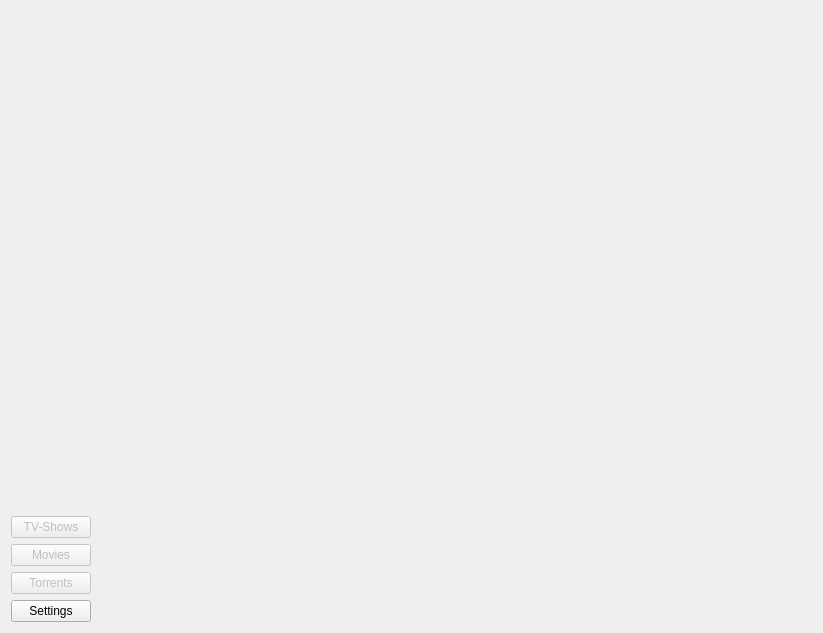
<?xml version="1.0" encoding="UTF-8"?>
<ui version="4.0">
 <class>MainPage</class>
 <widget class="QWidget" name="MainPage">
  <property name="geometry">
   <rect>
    <x>0</x>
    <y>0</y>
    <width>823</width>
    <height>633</height>
   </rect>
  </property>
  <property name="windowTitle">
   <string>Form</string>
  </property>
  <property name="styleSheet">
   <string notr="true"/>
  </property>
  <layout class="QHBoxLayout" name="horizontalLayout">
   <item>
    <layout class="QVBoxLayout" name="verticalLayout">
     <item>
      <spacer name="verticalSpacer">
       <property name="orientation">
        <enum>Qt::Vertical</enum>
       </property>
       <property name="sizeHint" stdset="0">
        <size>
         <width>20</width>
         <height>40</height>
        </size>
       </property>
      </spacer>
     </item>
     <item>
      <widget class="QPushButton" name="pushButton_2">
       <property name="enabled">
        <bool>false</bool>
       </property>
       <property name="text">
        <string>TV-Shows</string>
       </property>
      </widget>
     </item>
     <item>
      <widget class="QPushButton" name="pushButton_3">
       <property name="enabled">
        <bool>false</bool>
       </property>
       <property name="text">
        <string>Movies</string>
       </property>
      </widget>
     </item>
     <item>
      <widget class="QPushButton" name="pushButton">
       <property name="enabled">
        <bool>false</bool>
       </property>
       <property name="text">
        <string>Torrents</string>
       </property>
      </widget>
     </item>
     <item>
      <widget class="QPushButton" name="settingsButton">
       <property name="text">
        <string>Settings</string>
       </property>
      </widget>
     </item>
    </layout>
   </item>
   <item>
    <layout class="QVBoxLayout" name="verticalLayout_2">
     <item>
      <widget class="TvShowListWidget" name="currentlyAiringShows" native="true"/>
     </item>
     <item>
      <widget class="TvShowListWidget" name="allShows" native="true"/>
     </item>
     <item>
      <spacer name="horizontalSpacer">
       <property name="orientation">
        <enum>Qt::Horizontal</enum>
       </property>
       <property name="sizeHint" stdset="0">
        <size>
         <width>40</width>
         <height>20</height>
        </size>
       </property>
      </spacer>
     </item>
     <item>
      <widget class="QLabel" name="message">
       <property name="sizePolicy">
        <sizepolicy hsizetype="Preferred" vsizetype="Fixed">
         <horstretch>0</horstretch>
         <verstretch>0</verstretch>
        </sizepolicy>
       </property>
       <property name="text">
        <string/>
       </property>
       <property name="margin">
        <number>0</number>
       </property>
       <property name="indent">
        <number>9</number>
       </property>
      </widget>
     </item>
    </layout>
   </item>
  </layout>
 </widget>
 <customwidgets>
  <customwidget>
   <class>TvShowListWidget</class>
   <extends>QWidget</extends>
   <header>tvshowlistwidget.h</header>
   <container>1</container>
  </customwidget>
 </customwidgets>
 <resources/>
 <connections/>
</ui>
